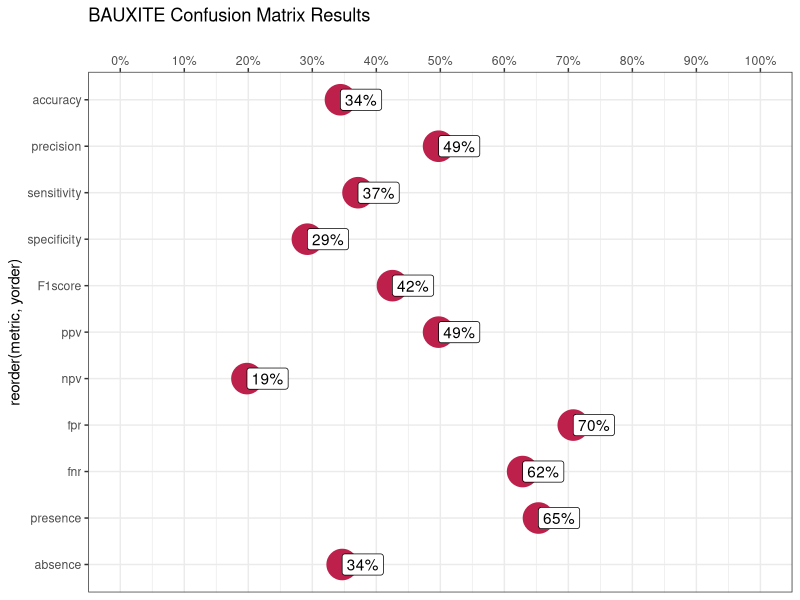

Write R code to recreate this figure.
#### _____ -----> BAUXITE <----- _____ #####
# AN R SCRIPT TO TAKE CONFUSION MATRIX VALUES (ORE) 
#   TO MAKE A CONFUSION MATRIX (BAUXITE)
library(tidyverse)

# USE THIS TO DERIVE MATRIX VALUES FROM A DF
ore <- c( 
  sum(1 == 1 & 1 == 1), # true positives
  sum(1 == 1 & 1 == 1), # false negatives
  sum(1 == 1 & 1 == 1), # false positives
  sum(1 == 1 & 1 == 1)  # true negatives
)

# USE THIS TO MANUALLY ENTER MATRIX VALUES
ore <- c(20, 10, 180, 1820) 

# GENERATE RANDOM VALUES TO TEST
ore <- c(sample(1:500, 4, replace = FALSE)) 

# CREATIN THE MATRIX AND CALCULATING THE METRICS
bauxite <- matrix(ore, 
                  nrow = 2, ncol = 2, 
                  dimnames = list(c("Positive Test", "Negative Test"), 
                                  c("Event Present", "Event Absent")))
nn <- sum(bauxite)
accuracy <- (bauxite[1, 1] + bauxite[2, 2]) / nn
precision <- bauxite[1, 1] / sum(bauxite[1, ])
sensitivity <- bauxite[1, 1] / sum(bauxite[, 1])
specificity <- bauxite[2, 2] / sum(bauxite[, 2])
F1score <- (2 * precision * sensitivity) / (precision + sensitivity)
ppv <- bauxite[1, 1] / sum(bauxite[1, ])
npv <- bauxite[2, 2] / sum(bauxite[2, ])
presence <- sum(bauxite[, 1]) / nn
absence <- sum(bauxite[, 2]) / nn
fpr <- bauxite[1, 2] / sum(bauxite[, 2])
fnr <- bauxite[2, 1] / sum(bauxite[, 1])
measure <- c(accuracy, precision, 
             sensitivity, specificity, 
             F1score, 
             ppv, npv, 
             fpr, fnr, 
             presence, absence)
metric <- c("accuracy", "precision",  
            "sensitivity", "specificity", 
            "F1score", 
            "ppv", "npv", 
            "fpr", "fnr", 
            "presence", "absence")
bresult <- data.frame(metric = as.factor(metric), 
                      measure, yorder = c(11:1))
baux_plt1 <- bresult %>% 
  ggplot(aes(x = measure, y = reorder(metric, yorder))) +   
  geom_point(size = 10, color = "#bc204b") + 
  geom_label(aes(label = paste0(floor(measure * 100), "%")), 
             hjust = "left") + 
  scale_x_continuous(limits = c(0, 1), 
                     breaks = c(seq(0, 1, 0.1)), 
                     name = "", 
                     labels = scales::percent, 
                     position = "top") + 
  theme_bw() + 
  labs(title = "BAUXITE Confusion Matrix Results")

# OUTPUTS
baux_plt1
nn
bauxite
prop.table(bauxite)
bresult[, 1:2]
rm(absence, accuracy, baux_plt1, bauxite, F1score, 
   fnr, fpr, measure, metric, nn, npv, ore, ppv, 
   precision, presence, sensitivity, specificity)
#### _____ ^^^^^ BAUXITE ^^^^^ _____ #####
